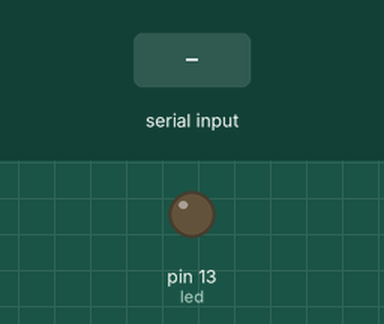
Recording of a sketch running on a simulated Arduino Uno, built with avr-gcc and run on an emulated ATmega328P. Parts: output pins drawn as LEDs (lit = HIGH). The test bench sets the inputs (shaded band).

Above: at 1.2 s.
1.3 s: "1" received over the second serial link
At 2.5 s:
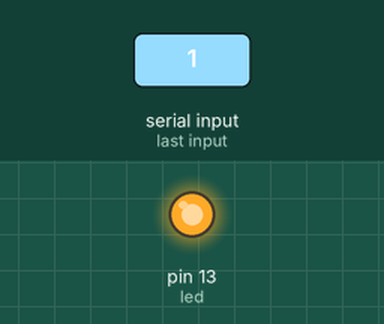
2.8 s: "0" received over the second serial link
At 3.7 s:
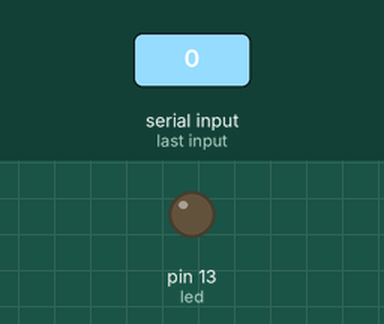
Timing chart, 0 to 5.8 s (numbered marks = the images above; inputs shaded):
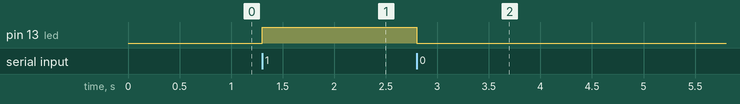

The sketch:

LED-CORRIDO.ino
```cpp
#include <SoftwareSerial.h> //Librería para usar otros pines como Serial
SoftwareSerial BT1(4,2); //Harán de RX Y TX, respectivamente. También se cruzan.
char val; //Declaramos una variable para almacenar un caracter
int led = 13; //Declaramos al pin dentro de una variable llamada led
void setup() {
  BT1.begin(9600); //Lo que sería seríal se reemplaza con BT1
  pinMode(led, OUTPUT); //Declaramos al pin 13 como salida
}

void loop() {

  //Declaramos un if para ver los datos almacenados en BT1
  if (BT1.available()) {
    val = BT1.read(); //Se lee la información
    //Declaramos la condiciones. La app envía un caracter distinto
    //depeniendo del botón que presiones y se alamcena en la variable val.
    if ( val == '0' )
    {
      digitalWrite(led, LOW); //Si presionas Off enviará un 0.
                              //Por lo que pondrá el pin en LOW.
    }

    if ( val == '1' )
    {
      digitalWrite(led, HIGH); //Si presionas On enviará un 1.
                               //Por lo que pondrá el pin en HIGH.
    }
  }

}
```

Measured:
- after the input at 1.3 s, pin 13 (led): LOW → HIGH at once
- after the input at 2.8 s, pin 13 (led): HIGH → LOW at once
